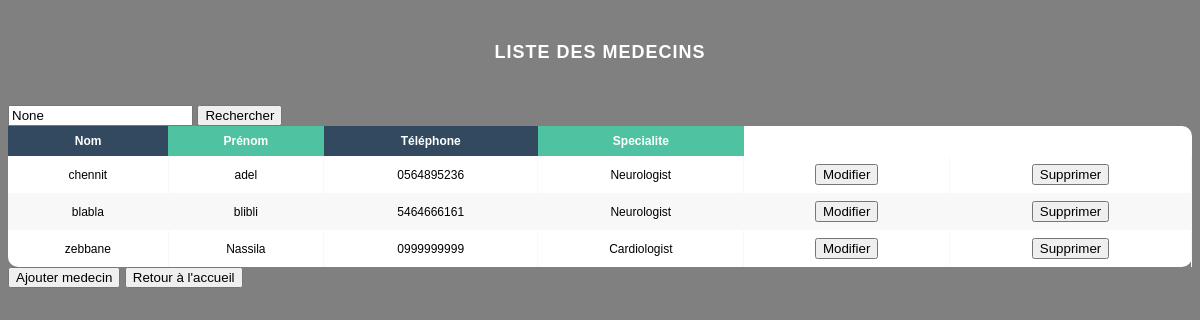
Before: /liste_medecins/ with the older database file.
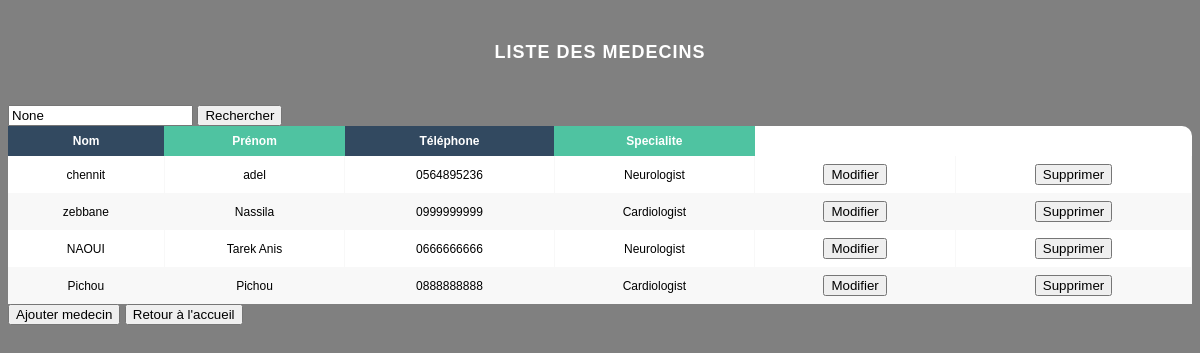
After: the same page with the newer database file.
### app1/models.py (models this page shows, shortened)
class Medecin(models.Model) :
    Num_M = models.AutoField(primary_key=True)
    Nom_M = models.CharField(max_length = 50)
    Prenom_M = models.CharField(max_length = 50)
    Telephone_M = models.CharField(max_length = 10, help_text = 'Entrez un numero de telephone valable svp')
    choix_speciailte = [
        ('Cardiologist','Cardiologist'),
        ('Neurologist','Neurologist'),
        ('Urologist','Urologist'),
        ('Rheumatologist','Rheumatologist'),
        ('Otolaryngologist','Otolaryngologist'),
    ]
    specialite = models.CharField(max_length = 50, choices = choix_speciailte)

### app1/views.py (the view)
# urls.py: path('liste_medecins/',liste_medecins, name='liste_medecins'),
def liste_medecins(request):
    query = request.GET.get('q')
    medecins = Medecin.objects.all()
    if query:
        medecins = medecins.filter(Nom_M__icontains=query)
    return render(request, 'liste_medecins.html', {'medecins': medecins, 'query':query})

### app1/templates/liste_medecins.html (shortened to what this page needs)
<!DOCTYPE html>
{% load static %}
<html lang="en">
<head>
    <link href="{% static 'css/styleListM.css' %}" rel="stylesheet" />
</head>
<body>
    <h1>Liste des Medecins</h1>
    <form method="get" action="{% url 'liste_medecins' %}">
        <input type="text" name="q" placeholder="Recherche par Noms des Medecins" value="{{ query }}">
        <button type="submit">Rechercher</button>
    </form>
    <div class="table-wrapper">
<table class="fl-table">
    <thead>
        <tr>
            <th>Nom</th>
            <th>Prénom</th>
            <th>Téléphone</th>
            <th>Specialite</th>
        </tr>
    </thead>
    <tbody>
        {% for medecin in medecins %}
            <tr>
                <td> {{medecin.Nom_M }}</td>
                <td>{{ medecin.Prenom_M }}</td>
                <td>{{ medecin.Telephone_M }}</td>
                <td>{{ medecin.specialite }}</td>
                <td>
                    <a href="{% url 'prefillMedecin' pk=medecin.Num_M %}"><button>Modifier</button></a>
                </td>
                <td>
                    <a href="{% url 'supprimer_medecin' pk=medecin.Num_M %}"><button>Supprimer</button></a>
                </td>
            </tr>
        {% endfor %}
    </tbody>
</table>
</div>
<a href="{% url 'ajouter_medecin' %}"><button>Ajouter medecin</button></a>
<a href="{% url 'Home' %}"><button>Retour à l'accueil</button></a>
</body>
</html>

### app1/static/css/styleListM.css (style rules this page uses)
* { box-sizing: border-box; -webkit-box-sizing: border-box; -moz-box-sizing: border-box; }
body { font-family: Helvetica; -webkit-font-smoothing: antialiased; background: gray; }
h1 { text-align: center; font-size: 18px; text-transform: uppercase; letter-spacing: 1px; color: white; padding: 30px 0; }
.fl-table { border-radius: 10px; font-size: 12px; font-weight: normal; border: none; border-collapse: collapse; width: 100%; max-width: 100%; white-space: nowrap; background-color: white; }
.fl-table td, .fl-table th { text-align: center; padding: 8px; }
.fl-table td { border-right: 1px solid #f8f8f8; font-size: 12px; }
.fl-table thead th { color: #ffffff; background: #4FC3A1; }
.fl-table thead th:nth-child(odd) { color: #ffffff; background: #324960; }
.fl-table tr:nth-child(even) { background: #F8F8F8; }

Changed rows visible on the page:
removed Medecin: Nom_M "blabla", Prenom_M "blibli", Telephone_M "5464666161", specialite "Neurologist"
added Medecin: Nom_M "NAOUI", Prenom_M "Tarek Anis", Telephone_M "0666666666", specialite "Neurologist"
added Medecin: Nom_M "Pichou", Prenom_M "Pichou", Telephone_M "0888888888", specialite "Cardiologist"
